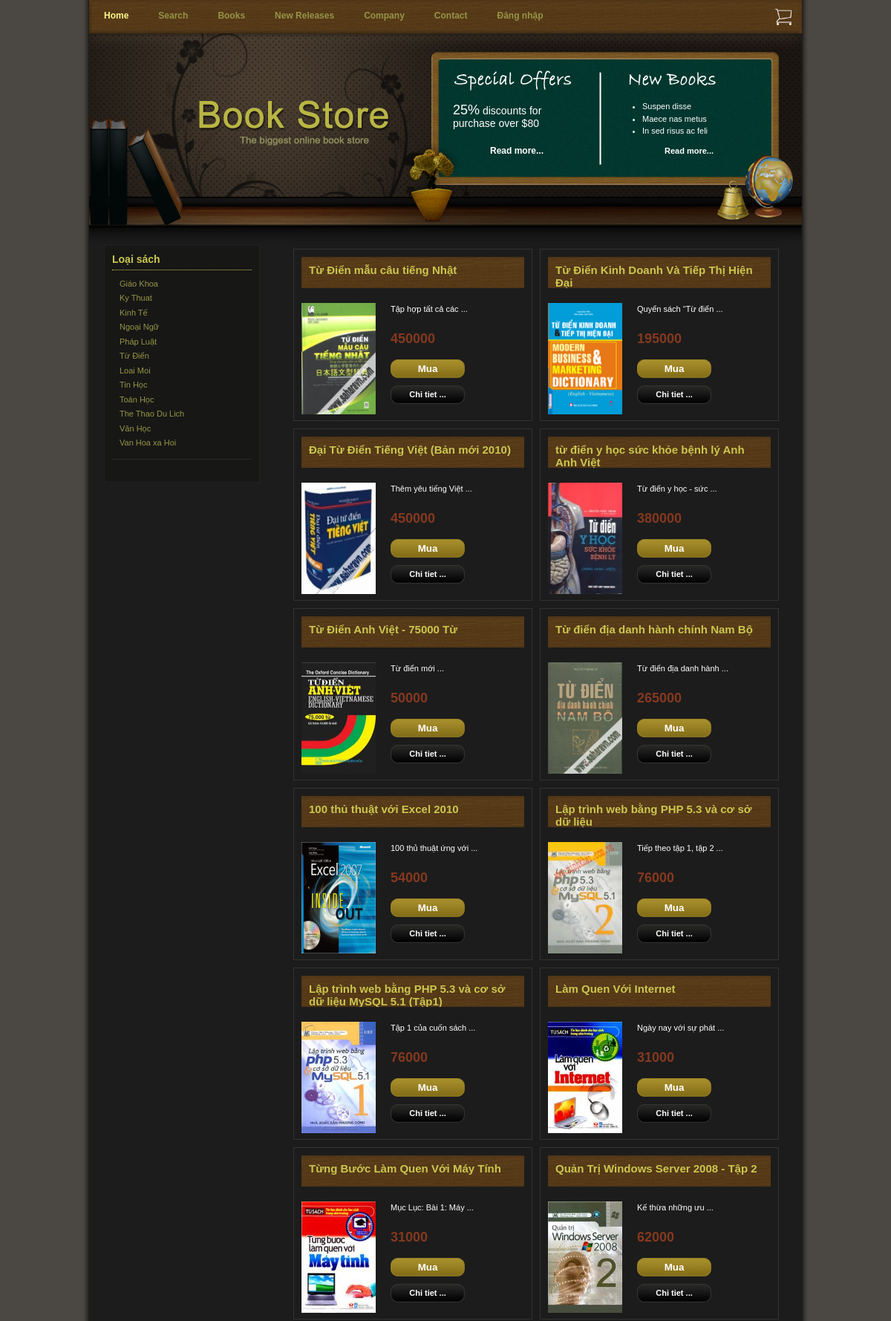
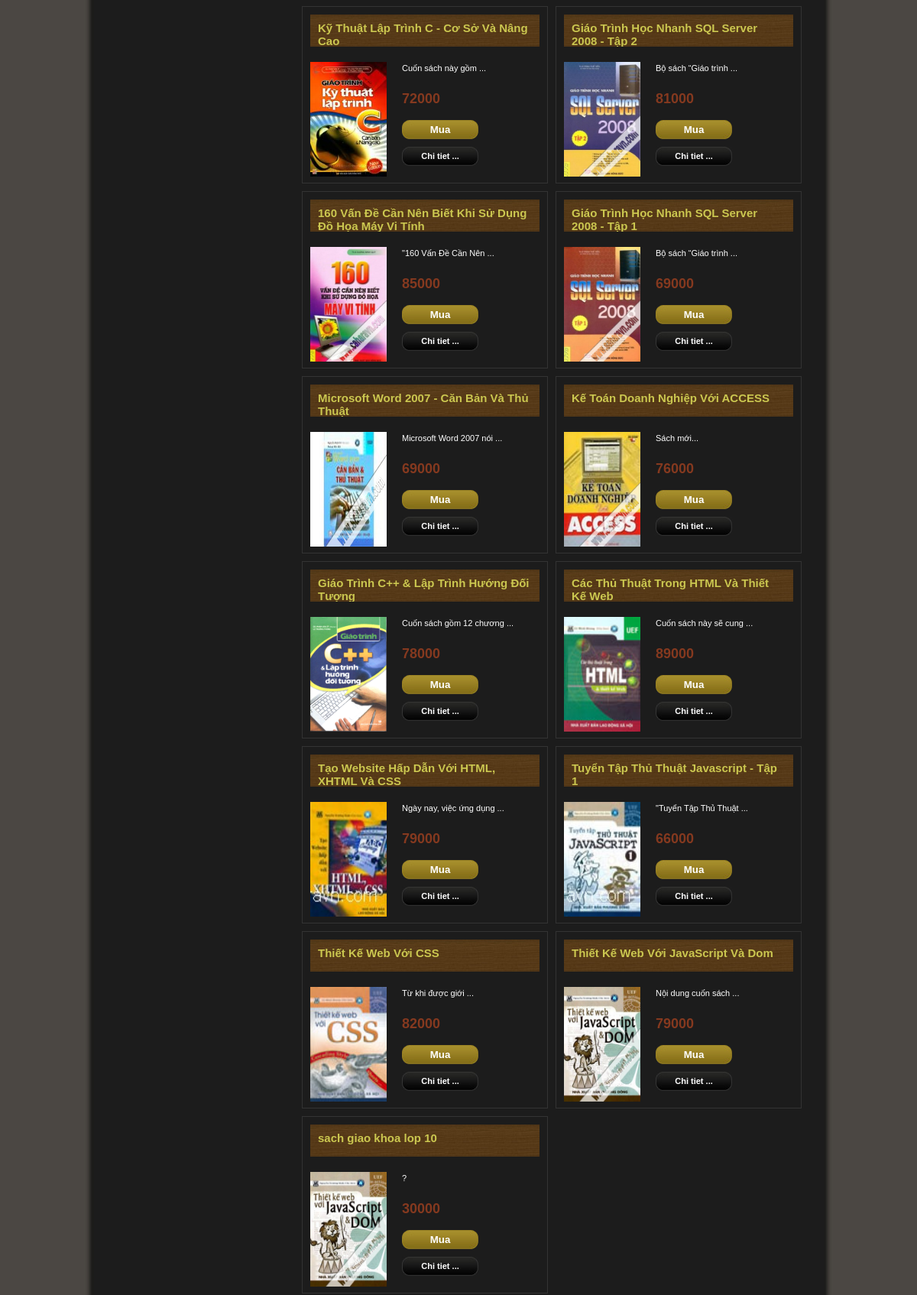
Screenshot of /bookstore/index.php (upper part) with the database file from the repository (2 pictures, top to bottom).
### tables this page shows
CREATE TABLE IF NOT EXISTS `loai` (
  `maloai` varchar(5) NOT NULL,
  `tenloai` varchar(50) NOT NULL,
  PRIMARY KEY (`maloai`)
);

CREATE TABLE IF NOT EXISTS `sach` (
  `masach` varchar(15) NOT NULL,
  `tensach` varchar(250) NOT NULL,
  `mota` text NOT NULL,
  `gia` int(10) NOT NULL,
  `hinh` varchar(50) NOT NULL,
  `manxb` varchar(5) NOT NULL,
  `maloai` varchar(5) NOT NULL,
  PRIMARY KEY (`masach`),
  KEY `manxb` (`manxb`,`maloai`),
  KEY `maloai` (`maloai`)
);

### bookstore/classes/Db.class.php (called while the page is built, shortened)
<?php
class Db{
		private $pdo= null;
		public function __construct()
		{
			$driver="mysql:host=". HOST."; dbname=". DB_NAME;
			try
			{
				$this->pdo = new PDO($driver, DB_USER, DB_PASS);
				$this->pdo->query("set names 'utf8' ");
			}
			catch(PDOException $e)
			{
				echo "Err:". $e->getMessage();	exit();
			}
		}
		private function query($sql, $arr = array(), $mode = PDO::FETCH_ASSOC)
		{
			$stm = $this->pdo->prepare($sql);
			if (!$stm->execute( $arr))
				{
				echo "Sql lỗi.";
				echo $this->sql_debug($sql,$arr);
				}
			return $stm->fetchAll($mode);
		}
		public function exeQuery($sql,  $arr = array(), $mode = PDO::FETCH_ASSOC)
		{
			return $this->query($sql, $arr, $mode);
		}
	}
?>

### bookstore/classes/Loai.class.php (called while the page is built, shortened)
<?php
class Loai extends Db{
	public function tatCa()
	{
		$sql="select * from loai";
		return $this->exeQuery($sql);
	}
}
?>

### bookstore/classes/Sach.class.php (called while the page is built, shortened)
<?php
class Sach extends Db{
	public function tatCa()
	{
		$sql="select * from sach";
		return $this->exeQuery($sql);
	}
}
?>

### bookstore/include/mylib.php (called while the page is built)
<?php
function catChuoi($s,$n)
{
    if(strlen($s)<=$n)
    return $s;
    $a=explode(" ",$s);
    $kq="";
    foreach ($a as $value) {
        if(strlen($kq.$value)>$n)
            break;
        $kq = $kq." ".$value;
    }
    return substr($kq,1)." ...";
}

### bookstore/sach.php (the view, shortened to what this page needs)
<?php
$sachDB=new Sach;
$sachs=$sachDB->tatca();
foreach ($sachs as $sach) {
?>
<div class="templatemo_product_box">
    <h1><?php echo $sach['tensach'] ?></h1>
    <img src="images/sach/<?php echo $sach['hinh'] ?>" alt="image" />
    <div class="product_info">
        <p><?php echo catChuoi($sach['mota'],30); ?> </p>
        <h3><?php echo $sach['gia'] ?></h3>
        <button class="buy_now_button my-btn" type="button" onclick="chonMua('<?php echo $sach['masach'] ?>')"> Mua </button>
        <div class="detail_button"><a href="index.php?mo=sach&ac=chitiet&ms=<?php echo $sach['masach'] ?>">Chi tiet ...</a></div>
    </div>
</div>
<?php
}
?>

### bookstore/loai.php
<div class="templatemo_content_left_section">
    <h1>Loại sách</h1>
    <ul>
        <?php
        $loaiDb=new Loai();
        $loais=$loaiDb->tatCa();
        foreach ($loais as $loai) {
        ?>
        <li><a href="index.php?mod=sach&ac=sach1loai&ml=<?php echo $loai['maloai'] ?>"><?php echo $loai['tenloai'] ?></a></li>
        <?php } ?>
    </ul>
</div>

### bookstore/css/templatemo_style.css (style rules this page uses)
body { margin: 0; padding: 0; line-height: 1.5em; font-family: Verdana, Arial, san-serif; font-size: 11px; color: #ffffff; background: #4b4743; }
a:link, a:visited { color: #e6e154; text-decoration: none; font-weight: bold; }
p { margin: 0px; padding: 0px; }
img { margin: 0px; padding: 0px; border: none; }
.buy_now_button { text-align: center; border: none; width: 100px; padding: 5px 0 5px 0; margin-bottom: 10px; background: url(../images/templatemo_btn_02.jpg) no-repeat; color: #FFFFFF; font-weight: bold; text-decoration: none; }
.detail_button a { clear: both; text-align: center; display: block; width: 100px; padding: 4px 0 5px 0; margin-bottom: 10px; background: url(../images/templatemo_btn_01.jpg) no-repeat; color: #ffffff; font-weight: bold; text-decoration: none; }
#templatemo_content_left .templatemo_content_left_section { clear: both; padding-bottom: 10px; border-bottom: 1px solid #2b2b2a; margin-bottom: 20px; }
.templatemo_content_left_section h1 { font-size: 14px; color: #cbc750; padding: 0 0 5px 0; margin: 0 0 10px 0; border-bottom: 1px dotted #cbc750; }
.templatemo_content_left_section ul { padding: 0; margin: 0; }
.templatemo_content_left_section ul li { padding: 0 0 3px 10px; list-style: none; }
.templatemo_content_left_section ul li a { font-weight: normal; text-decoration: none; color: #969547; }
#templatemo_content_right .templatemo_product_box { float: left; width: 300px; height: 210px; padding: 10px; border: 1px solid #333; margin: 5px; }
#templatemo_content_right h1 { padding: 10px; margin: 0 0 20px 0; font-size: 15px; color: #cbc750; background: url(images/templatemo_h1_bg.jpg); }
#templatemo_content_right h3 { padding: 0; margin: 0 0 20px 0; font-size: 18px; color: #85391f; }
#templatemo_content_right p { text-align: justify; padding: 0 0 8px 0; }
.templatemo_product_box h1 { overflow: hidden; height: 22px; }
.templatemo_product_box img { float: left; margin-right: 20px; width: 100px; height: 150px; }
.templatemo_product_box .product_info { float: left; width: 180px; }
.product_info p { margin-bottom: 15px; }

### bookstore/css/modal.css (style rules this page uses)
button { cursor: pointer; }

### rows the page displays
loai: tenloai "Giáo Khoa"
loai: tenloai "Ky Thuat"
loai: tenloai "Kinh Tế"
loai: tenloai "Ngoại Ngữ"
loai: tenloai "Pháp Luật"
loai: tenloai "Từ Điển"
loai: tenloai "Loai Moi"
loai: tenloai "Tin Học"
loai: tenloai "Toán Học"
loai: tenloai "The Thao Du Lich"
loai: tenloai "Văn Học"
loai: tenloai "Van Hoa xa Hoi"
sach: tensach "Từ Điển mẫu câu tiếng Nhật", hinh (picture), mota "Tập hợp tất cả các ...", gia "450000"
sach: tensach "Từ Điển Kinh Doanh Và Tiếp Thị Hiện Đại", hinh (picture), mota "Quyển sách “Từ điển ...", gia "195000"
sach: tensach "Đại Từ Điển Tiếng Việt (Bản mới 2010)", hinh (picture), mota "Thêm yêu tiếng Việt ...", gia "450000"
sach: tensach "từ điển y học sức khỏe bệnh lý Anh Anh Việt", hinh (picture), mota "Từ điển y học - sức ...", gia "380000"
sach: tensach "Từ Điển Anh Việt - 75000 Từ", hinh (picture), mota "Từ điển mới ...", gia "50000"
sach: tensach "Từ điển địa danh hành chính Nam Bộ", hinh (picture), mota "Từ điển địa danh hành ...", gia "265000"
sach: tensach "100 thủ thuật với Excel 2010", hinh (picture), mota "100 thủ thuật ứng với ...", gia "54000"
sach: tensach "Lập trình web bằng PHP 5.3 và cơ sở dữ liệu", hinh (picture), mota "Tiếp theo tập 1, tập 2 ...", gia "76000"
sach: tensach "Lập trình web bằng PHP 5.3 và cơ sở dữ liệu MySQL 5.1 (Tập1)", hinh (picture), mota "Tập 1 của cuốn sách ...", gia "76000"
sach: tensach "Làm Quen Với Internet", hinh (picture), mota "Ngày nay với sự phát ...", gia "31000"
sach: tensach "Từng Bước Làm Quen Với Máy Tính", hinh (picture), mota "Mục Lục: Bài 1: Máy ...", gia "31000"
sach: tensach "Quản Trị Windows Server 2008 - Tập 2", hinh (picture), mota "Kế thừa những ưu ...", gia "62000"
sach: tensach "Kỹ Thuật Lập Trình C - Cơ Sở Và Nâng Cao", hinh (picture), mota "Cuốn sách này gồm ...", gia "72000"
sach: tensach "Giáo Trình Học Nhanh SQL Server 2008 - Tập 2", hinh (picture), mota "Bộ sách “Giáo trình ...", gia "81000"
sach: tensach "160 Vấn Đề Cần Nên Biết Khi Sử Dụng Đồ Họa Máy Vi Tính", hinh (picture), mota "\"160 Vấn Đề Cần Nên ...", gia "85000"
sach: tensach "Giáo Trình Học Nhanh SQL Server 2008 - Tập 1", hinh (picture), mota "Bộ sách “Giáo trình ...", gia "69000"
sach: tensach "Microsoft Word 2007 - Căn Bản Và Thủ Thuật", hinh (picture), mota "Microsoft Word 2007 nói ...", gia "69000"
sach: tensach "Kế Toán Doanh Nghiệp Với ACCESS", hinh (picture), mota "Sách mới...", gia "76000"
sach: tensach "Giáo Trình C++ & Lập Trình Hướng Đối Tượng", hinh (picture), mota "Cuốn sách gồm 12 chương ...", gia "78000"
sach: tensach "Các Thủ Thuật Trong HTML Và Thiết Kế Web", hinh (picture), mota "Cuốn sách này sẽ cung ...", gia "89000"
sach: tensach "Tạo Website Hấp Dẫn Với HTML, XHTML Và CSS", hinh (picture), mota "Ngày nay, việc ứng dụng ...", gia "79000"
sach: tensach "Tuyển Tập Thủ Thuật Javascript - Tập 1", hinh (picture), mota "\"Tuyển Tập Thủ Thuật ...", gia "66000"
sach: tensach "Thiết Kế Web Với CSS", hinh (picture), mota "Từ khi được giới ...", gia "82000"
sach: tensach "Thiết Kế Web Với JavaScript Và Dom", hinh (picture), mota "Nội dung cuốn sách ...", gia "79000"
sach: tensach "sach giao khoa lop 10", hinh (picture), mota "?", gia "30000"
